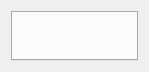
<?xml version="1.0" encoding="UTF-8"?>
<ui version="4.0">
 <class>ScreenieModelPropertiesDialog</class>
 <widget class="QDialog" name="ScreenieModelPropertiesDialog">
  <property name="geometry">
   <rect>
    <x>0</x>
    <y>0</y>
    <width>145</width>
    <height>72</height>
   </rect>
  </property>
  <property name="sizePolicy">
   <sizepolicy hsizetype="Minimum" vsizetype="Minimum">
    <horstretch>0</horstretch>
    <verstretch>0</verstretch>
   </sizepolicy>
  </property>
  <property name="windowTitle">
   <string>Dialog</string>
  </property>
  <layout class="QGridLayout" name="gridLayout_2">
   <item row="0" column="0">
    <widget class="QTabWidget" name="propertiesTabWidget"/>
   </item>
  </layout>
 </widget>
 <resources/>
 <connections/>
</ui>
